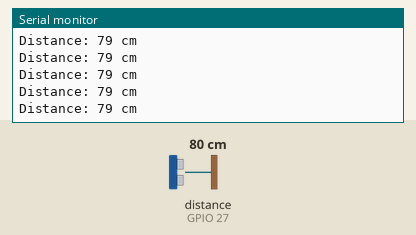
This sketch was run on a simulated ESP32. On the bench: the last lines printed to the serial monitor. Wiring (inferred from the names in the program): ultrasonic range finder: trigger GPIO 26; echo GPIO 27. The test bench sets the inputs (shaded band); at power-on: distance to the obstacle (sensor on GPIO 27) 80 cm. The echo pulse lasts 58.3 µs per cm.

Above: at 1.2 s.
1.3 s: distance to the obstacle (sensor on GPIO 27) set to 2 cm
At 1.59 s:
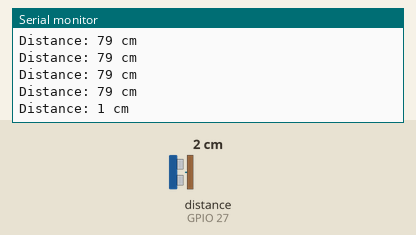
2.8 s: distance to the obstacle (sensor on GPIO 27) set to 4 cm
At 2.8 s:
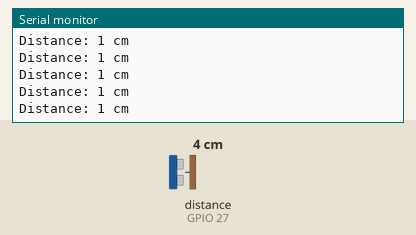
Timing chart, 0 to 5.8 s (numbered marks = the images above; inputs shaded):
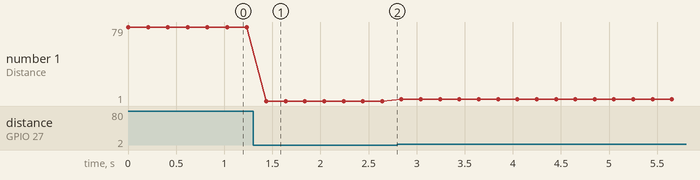

Measured:
- after the input at 1.3 s, the serial monitor: prints a new line after 0.14 s (image 1)
- plotted number 1: 79 → 1 after the input at 1.3 s, 1 → 3 after the input at 2.8 s

The sketch:

HCSR04-test.ino
```cpp
// Basic HC‑SR04 Test Sketch for ESP32

const int trigPin = 26;
const int echoPin = 27;

void setup()
{
  Serial.begin(115200);
  pinMode(trigPin, OUTPUT); // sends signal to trigger pin
  pinMode(echoPin, INPUT); // recieves signal from echo pin
}

void loop()
{

  digitalWrite(trigPin, LOW);   //sensor starts off
  delayMicroseconds(2);
  digitalWrite(trigPin, HIGH);  // turns sensor on
  delayMicroseconds(10);        // keeps sensor on for 10 microseconds
  digitalWrite(trigPin, LOW);   // turns it back off


  long duration = pulseIn(echoPin, HIGH); // measures how long it takes for the pulse to return


  long distance = duration * 0.034 / 2; // Calculates distance in cm ÷ by 2 because sound travels there and back


  Serial.print("Distance: ");
  Serial.print(distance);
  Serial.println(" cm");

  delay(200);
}
```
